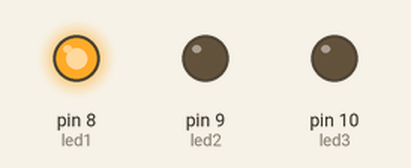
The sketch below on a simulated Arduino Uno, built with avr-gcc and run on an emulated ATmega328P. Parts: output pins drawn as LEDs (lit = HIGH).

Above: at 0.5 s.
At 1.5 s:
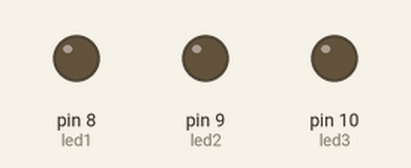
At 2.2 s:
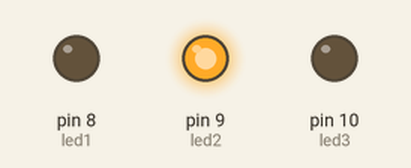
At 3.5 s:
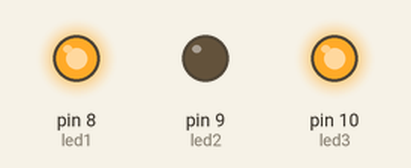
At 4.5 s:
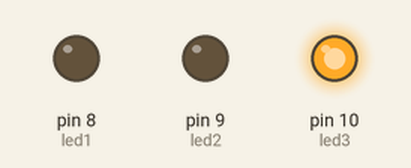
Timing chart, 0 to 6.9 s (numbered marks = the images above):
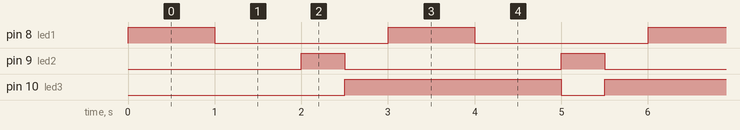

Measured:
- by itself, pin 8 (led1): alternates HIGH for 1.0 s and LOW for 2.0 s
- by itself, pin 9 (led2): alternates HIGH for 0.50 s and LOW for 2.5 s
- by itself, pin 10 (led3): alternates HIGH for 2.5 s and LOW for 0.50 s

The sketch:

ejercicio1.ino
```cpp
/*
 * CAPÍTULO II: PUERTOS DIGITALES
 * CÓDIGO 1: Manejo de puertos configurados como salida
 * Objetivo: Enceder y apagar leds desde Arduino con diferentes
 *           formas de uso de variables
 *           No necesita librerías
 * Funciones de programación:
 *           pinMode(pin, MODO)
 *                        MODO-> INPUT/OUTPUT
 *           digitalWrite(pin, ESTADO)
 *                        ESTADO-> HIGH, LOW
 *           delay(ms)
 *                 ms-> tiempo en milisegundos
 */
#define led1 8  // uso de #define que no su puede alterar su valor
int led2=9;    // variable normal, no recomendable
const int led3=10; //variable constante, recomendable
void setup() {
pinMode(led1,OUTPUT); // pin8 declarado como salida
pinMode(led2,OUTPUT); // pin9 declarado como salida
pinMode(led3,OUTPUT); // pin10 declarado como salida
}

void loop() {
  // Enciede led1 y apaga en un segundo
digitalWrite(led1,HIGH); //Envía 5 voltios a pin 8
delay(1000); // se detiene microncontrolador por 1 segundo
digitalWrite(led1,LOW); //Envía 0 voltios a pin 8
delay(1000); // se detiene microncontrolador por 1 segundo
//mientras el led2 se encuentra encendido el led3 está apagado y viceversa
// cada medio segundo
digitalWrite(led2,HIGH); //Envía 5 voltios a pin 9
digitalWrite(led3,LOW); //Envía 0 voltios a pin 10
delay(500); // se detiene microncontrolador por medio segundo
digitalWrite(led2,LOW); //Envía 0 voltios a pin 9
digitalWrite(led3,HIGH); //Envía 5 voltios a pin 10
delay(500); // se detiene microncontrolador por medio segundo
}
```
